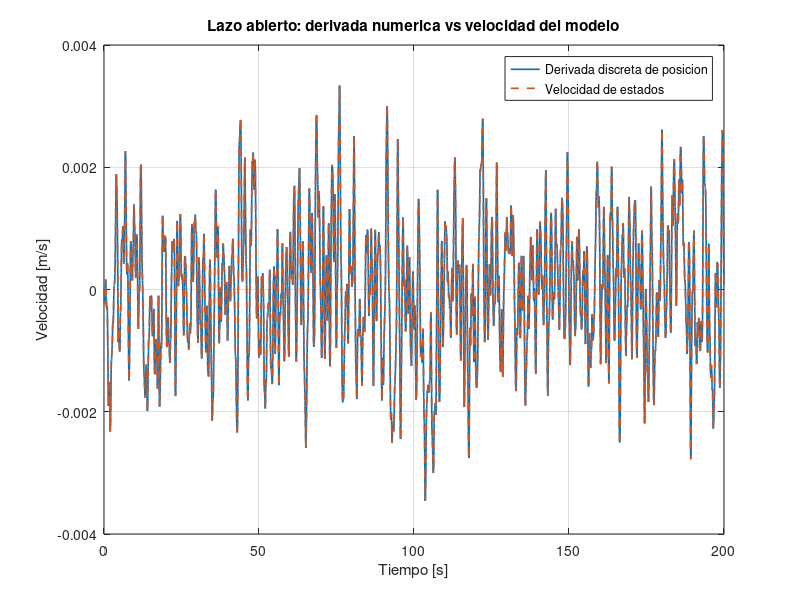
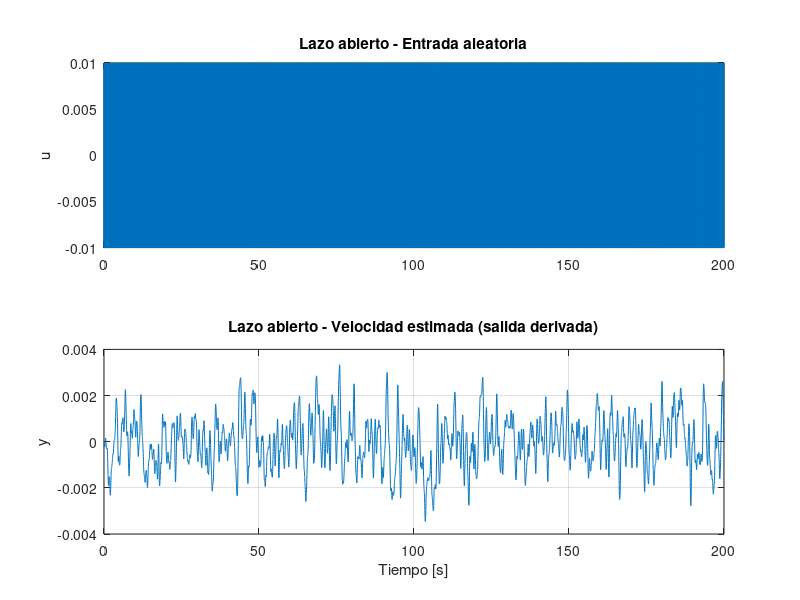

These figures' MATLAB source, in order: (Note: this script raises an error after producing the figures.)
clear; clc; close all;

%% IDENTIFICACION NO PARAMETRICA
% MODELO AUMENTADO DE CUARTO ORDEN
% Correlacion (tipo Pablo), ETFE y Welch

%% PARAMETROS
m = 33/1000;
b = 0.15;
g = 9.8;

fs = 50;
Ts = 1/fs;

%% MODELO LINEALIZADO DE CUARTO ORDEN

A = [0  1       0          0;
     0 -b/m     g          0;
     0  0       0          1;
     0  0     -33.1549   -9.736];

B = [0;
     0;
     0;
     11.4345];

C = [1 0 0 0];
D = 0;

sys_c = ss(A,B,C,D);

% Discretizacion
sys_or_d = c2d(sys_c,Ts,'zoh');

disp('Planta continua de cuarto orden:')
G = tf(sys_c)

disp('Planta discreta:')
Gd = tf(sys_or_d)

%% CONTROLADOR PROPORCIONAL
kp = 2;

%% EXCITACION ALEATORIA
n = 10000;
t = (0:n-1)'*Ts;

amplitud = 0.01;

rng(1);
u = amplitud*sign(randn(n,1));

%% IDENTIFICACION EN LAZO ABIERTO - SALIDA DERIVADA
% Planta original: u -> posicion x, con integrador.
% Planta a identificar: u -> velocidad v = dx/dt, sin integrador.
% La derivada se estima desde las muestras de posicion.
% Como comparacion teorica, la salida velocidad corresponde a x2.
C_vel = [0 1 0 0];
sys_vel_c = ss(A,B,C_vel,D);
sys_vel_d = c2d(sys_vel_c,Ts,'zoh');

Gdiff_d = tf([1 -1],[Ts 0],Ts) * tf(sys_or_d);
u_LA = u;
y_pos_LA = lsim(sys_or_d,u_LA,t);

% Diferencia hacia atras: evita usar muestras futuras.
% Se descarta la primera muestra para no introducir un valor artificial.
y_vel_LA = diff(y_pos_LA)/Ts;
u_LA = u_LA(2:end);
t_LA = t(2:end);
y_LA = y_vel_LA;

% Eliminar medias para la identificacion
u_LA_id = detrend(u_LA,0);
y_LA_id = detrend(y_LA,0);

% Comparacion entre derivada numerica y velocidad de estados
v_real_LA = lsim(sys_vel_d,u,t);
figure;
plot(t_LA,y_LA,'LineWidth',1.2); hold on;
plot(t_LA,v_real_LA(2:end),'--','LineWidth',1.2);
grid on; xlabel('Tiempo [s]'); ylabel('Velocidad [m/s]');
legend('Derivada discreta de posicion','Velocidad de estados','Location','best');
title('Lazo abierto: derivada numerica vs velocidad del modelo');

%% SEÑALES TEMPORALES LA

figure;

subplot(2,1,1)
plot(t_LA,u_LA)
grid on
ylabel('u')
title('Lazo abierto - Entrada aleatoria')

subplot(2,1,2)
plot(t_LA,y_LA)
grid on
xlabel('Tiempo [s]')
ylabel('y')
title('Lazo abierto - Velocidad estimada (salida derivada)')

%% RESPUESTA IMPULSIONAL REAL VS ESTIMADA - SALIDA DERIVADA
% Se agrega la comparacion al final del calculo de h_LA.
%% CORRELACION TIPO PABLO - Lazo Abierto
m_lags = 1600;

Rcov_LA = covf([y_LA_id u_LA_id],m_lags+1);

h_LA = Rcov_LA(2,:)'/Rcov_LA(4,1);
% covf estima coeficientes de respuesta al impulso discreta.
h_real_LA = Ts*impulse(Gdiff_d,(0:m_lags)'*Ts);
figure;
plot(0:m_lags,h_LA,'LineWidth',1.3); hold on;
plot(0:m_lags,h_real_LA,'--','LineWidth',1.3);
grid on; xlabel('Muestras k'); ylabel('h[k]');
legend('Correlacion covf','Modelo derivado real','Location','best');
title('Lazo abierto - Respuesta al impulso de velocidad');

%% CORRELACIONES PARA GRAFICAR - Lazo Abierto
[~,Rcra_LA,~] = cra([y_LA_id,u_LA_id],m_lags,20,0);

lags_LA = Rcra_LA(:,1);
tau_LA = lags_LA*Ts;

Ryy_LA = Rcra_LA(:,2);
Ruu_LA = Rcra_LA(:,3);
Ryu_LA = Rcra_LA(:,4);

Ryy_LA_n = Ryy_LA/max(abs(Ryy_LA));
Ruu_LA_n = Ruu_LA/max(abs(Ruu_LA));
Ryu_LA_n = Ryu_LA/max(abs(Ryu_LA));

figure;
plot(tau_LA,Ryy_LA_n,'LineWidth',1.5)
hold on
plot(tau_LA,Ruu_LA_n,'LineWidth',1.5)
plot(tau_LA,Ryu_LA_n,'LineWidth',1.5)
xline(0,'--')
grid on

xlabel('Retardo [s]')
ylabel('Correlacion normalizada')
legend('Ryy','Ruu','Ryu')
title('Correlaciones - Lazo abierto')

%% CORRELACION -> FRECUENCIA Lazo Abierto

Nfft = 2048;

Hcor_LA_fft = fft(h_LA,Nfft);

Npos = floor(Nfft/2)+1;

Hcor_LA_fft = Hcor_LA_fft(1:Npos);

Omega = (0:Npos-1)'*2*pi/Nfft;
w_cor = Omega/Ts;

% Eliminar continua
Hcor_LA_fft = Hcor_LA_fft(2:end);
w_cor = w_cor(2:end);

Hcor_LA = frd(Hcor_LA_fft,w_cor);

%% ETFE Lazo Abierto
datos_LA = iddata(y_LA_id,u_LA_id,Ts);
Hetfe_LA = etfe(datos_LA);

%% WELCH Lazo Abierto
Lventana = 512;
ventana = hann(Lventana);
solapamiento = floor(Lventana/2);

[Puu_LA,f] = pwelch(u_LA_id,ventana,solapamiento,Nfft,fs);

[Puy_LA,~] = cpsd(u_LA_id,y_LA_id,ventana,solapamiento,Nfft,fs);

Hwelch_LA_val = Puy_LA./Puu_LA;

w_welch_LA = 2*pi*f;

Hwelch_LA_val = Hwelch_LA_val(2:end);
w_welch_LA = w_welch_LA(2:end);

Hwelch_LA = frd(Hwelch_LA_val,w_welch_LA);

%% COHERENCIA Lazo Abierto

[C_LA,f_coh] = mscohere(u_LA_id,y_LA_id,ventana,solapamiento,Nfft,fs);

w_coh = 2*pi*f_coh;

%% SIMULACION EN LAZO CERRADO
% Transferencia r -> y
T_ry = feedback(kp*sys_or_d,1);

% Transferencia r -> u
T_ru = feedback(kp,sys_or_d);
if ~isstable(T_ry)
    warning('Lazo cerrado inestable con kp=%.3g. No interpretar estimaciones LC.',kp);
end

% Misma excitacion original que en lazo abierto (sin recortar)
r = u;

y_LC = lsim(T_ry,r,t);
u_LC = lsim(T_ru,r,t);

% Comprobacion
u_check = kp*(r-y_LC);

fprintf('Error maximo LC: %.3e\n',max(abs(u_LC-u_check)));

%% SEÑALES TEMPORALES Lazo Cerrado

figure;

subplot(3,1,1)
plot(t,r)
grid on
ylabel('r')
title('Referencia - Lazo cerrado')

subplot(3,1,2)
plot(t,u_LC)
grid on
ylabel('u')
title('Accion de control')

subplot(3,1,3)
plot(t,y_LC)
grid on
xlabel('Tiempo [s]')
ylabel('y')
title('Salida - Lazo cerrado')

%% IDENTIFICACION DE G CON DATOS EN Lazo Cerrado
u_LC_id = detrend(u_LC,0);
y_LC_id = detrend(y_LC,0);

%% CORRELACION TIPO PABLO - Lazo Cerrado

Rcov_LC = covf([y_LC_id u_LC_id],m_lags+1);

h_LC = Rcov_LC(2,:)'/Rcov_LC(4,1);

%% CORRELACIONES PARA GRAFICAR - Lazo Cerrado

[~,Rcra_LC,~] = cra([y_LC_id,u_LC_id],m_lags,20,0);

lags_LC = Rcra_LC(:,1);
tau_LC = lags_LC*Ts;

Ryy_LC = Rcra_LC(:,2);
Ruu_LC = Rcra_LC(:,3);
Ryu_LC = Rcra_LC(:,4);

Ryy_LC_n = Ryy_LC/max(abs(Ryy_LC));
Ruu_LC_n = Ruu_LC/max(abs(Ruu_LC));
Ryu_LC_n = Ryu_LC/max(abs(Ryu_LC));

figure;
plot(tau_LC,Ryy_LC_n,'LineWidth',1.5)
hold on
plot(tau_LC,Ruu_LC_n,'LineWidth',1.5)
plot(tau_LC,Ryu_LC_n,'LineWidth',1.5)
xline(0,'--')
grid on

xlabel('Retardo [s]')
ylabel('Correlacion normalizada')
legend('Ryy','Ruu','Ryu')
title('Correlaciones - Lazo cerrado')

%% CORRELACION -> FRECUENCIA Lazo Cerrado
Hcor_LC_fft = fft(h_LC,Nfft);

Hcor_LC_fft = Hcor_LC_fft(1:Npos);
Hcor_LC_fft = Hcor_LC_fft(2:end);

Hcor_LC = frd(Hcor_LC_fft,w_cor);

%% ETFE Lazo Cerrado
datos_LC = iddata(y_LC_id,u_LC_id,Ts);
Hetfe_LC = etfe(datos_LC);

%% WELCH Lazo Cerrado

[Puu_LC,f] = pwelch(u_LC_id,ventana,solapamiento,Nfft,fs);

[Puy_LC,~] = cpsd(u_LC_id,y_LC_id,ventana,solapamiento,Nfft,fs);

Hwelch_LC_val = Puy_LC./Puu_LC;

w_welch_LC = 2*pi*f;

Hwelch_LC_val = Hwelch_LC_val(2:end);
w_welch_LC = w_welch_LC(2:end);

Hwelch_LC = frd(Hwelch_LC_val,w_welch_LC);

%% COHERENCIA Lazo Cerrado

[C_LC,f_coh_LC] = mscohere(u_LC_id,y_LC_id,ventana,solapamiento,Nfft,fs);

w_coh_LC = 2*pi*f_coh_LC;

%% COMPARACION DE COHERENCIA

figure;

semilogx(w_coh(2:end),C_LA(2:end),'LineWidth',1.5)
hold on
semilogx(w_coh_LC(2:end),C_LC(2:end),'LineWidth',1.5)

grid on
xlabel('Frecuencia [rad/s]')
ylabel('Coherencia')
ylim([0 1.05])
xlim([0.1 100])

legend('Lazo abierto','Lazo cerrado')
title('Comparacion de coherencia')

%% IDENTIFICACION DE T = r -> y
r_id = detrend(r,0);

datos_T = iddata(y_LC_id,r_id,Ts);
Hetfe_T = etfe(datos_T);

%% WELCH r -> y

[Prr,f_T] = pwelch(r_id,ventana,solapamiento,Nfft,fs);

[Pry,~] = cpsd(r_id,y_LC_id,ventana,solapamiento,Nfft,fs);

Hwelch_T_val = Pry./Prr;

w_T = 2*pi*f_T;

Hwelch_T_val = Hwelch_T_val(2:end);
w_T = w_T(2:end);

Hwelch_T = frd(Hwelch_T_val,w_T);

%% GRAFICOS ADICIONALES BASADOS EN id_lazo_cerrado
% Identificacion de T: referencia r -> salida y_LC
% Se conserva el modelo aumentado de cuarto orden.

lags_T = 500;
% Para comparar coeficientes de respuesta al impulso discretos,
% multiplicamos por Ts la salida de impulse() (expresada por unidad de tiempo).
[h_cra_T, Rcra_T, ~] = cra(datos_T,lags_T,0,0);
h_cra_T = h_cra_T(:);
h_real_T = Ts*impulse(T_ry,(0:lags_T-1)'*Ts);
h_real_T = h_real_T(:);
k_T = (0:min(numel(h_cra_T),numel(h_real_T))-1)';

figure('Name','Impulso T: CRA vs real');
plot(k_T,h_cra_T(1:numel(k_T)),'LineWidth',1.5); hold on;
plot(k_T,h_real_T(1:numel(k_T)),'LineWidth',1.5);
grid on; xlabel('Muestra k'); ylabel('Respuesta al impulso');
legend('CRA','T real','Location','best');
title('Lazo cerrado: respuesta al impulso r -> y');

figure('Name','CRA T: respuesta impulsional');
cra(datos_T,lags_T,0,1);
title('CRA: respuesta al impulso de T (r -> y)');

figure('Name','CRA T: covarianzas');
cra(datos_T,lags_T,0,2);
title('CRA: autocovarianzas y covarianzas cruzadas (r,y)');

% Estimacion explicita tipo Pablo mediante covf
lags_cov_T = 100;
Rcov_T = covf([y_LC_id r_id],lags_cov_T+1);
h_cov_T = Rcov_T(2,:)'/Rcov_T(4,1);
h_real_cov_T = Ts*impulse(T_ry,(0:lags_cov_T)'*Ts);
h_real_cov_T = h_real_cov_T(:);
k_cov_T = (0:lags_cov_T)';
figure('Name','Impulso T: covf vs real');
plot(k_cov_T,h_cov_T,'LineWidth',1.5); hold on;
plot(k_cov_T,h_real_cov_T,'LineWidth',1.5);
grid on; xlabel('Muestra k'); ylabel('Respuesta al impulso');
legend('covf','T real','Location','best');
title('Lazo cerrado: correlacion tipo Pablo vs respuesta real');

figure('Name','Bode T real vs ETFE');
bode(T_ry,Hetfe_T); grid on;
legend('T real','ETFE','Location','best');
title('Transferencia r -> y: modelo real vs ETFE');

%% GRAFICOS COMPARATIVOS
wmin = 0.1;
wmax = 100;

wplot = logspace(log10(wmin),log10(wmax),1000)';

%% G REAL VS IDENTIFICACION Lazo Abierto

% Comparacion con la transferencia efectiva de la diferencia discreta:
% H_diff(z) = (1-z^-1)/Ts * G_pos(z).
% Esto es EXACTO para la derivada numerica usada en la identificacion.
Gdiff_d = tf([1 -1],[Ts 0],Ts) * tf(sys_or_d);
G_w = squeeze(freqresp(Gdiff_d,wplot));

ETFE_LA_w = squeeze(freqresp(Hetfe_LA,wplot));
Welch_LA_w = squeeze(freqresp(Hwelch_LA,wplot));
Cor_LA_w = squeeze(freqresp(Hcor_LA,wplot));

figure;

subplot(2,1,1)

semilogx(wplot,20*log10(abs(G_w)),'LineWidth',2)
hold on
semilogx(wplot,20*log10(abs(ETFE_LA_w)))
semilogx(wplot,20*log10(abs(Welch_LA_w)))
semilogx(wplot,20*log10(abs(Cor_LA_w)))

grid on
ylabel('Magnitud [dB]')
legend('G real','ETFE','Welch','Correlacion')
title('Lazo abierto - Entrada a velocidad (sin integrador)')

subplot(2,1,2)

semilogx(wplot,unwrap(angle(G_w))*180/pi,'LineWidth',2)
hold on
semilogx(wplot,unwrap(angle(ETFE_LA_w))*180/pi)
semilogx(wplot,unwrap(angle(Welch_LA_w))*180/pi)
semilogx(wplot,unwrap(angle(Cor_LA_w))*180/pi)
ylim([-400, 0]);

grid on
xlabel('Frecuencia [rad/s]')
ylabel('Fase [grados]')

%% G REAL VS IDENTIFICACION CON DATOS Lazo Cerrado

Gpos_w = squeeze(freqresp(sys_or_d,wplot));
ETFE_LC_w = squeeze(freqresp(Hetfe_LC,wplot));
Welch_LC_w = squeeze(freqresp(Hwelch_LC,wplot));
Cor_LC_w = squeeze(freqresp(Hcor_LC,wplot));

figure;

subplot(2,1,1)

semilogx(wplot,20*log10(abs(Gpos_w)),'LineWidth',2)
hold on
semilogx(wplot,20*log10(abs(ETFE_LC_w)))
semilogx(wplot,20*log10(abs(Welch_LC_w)))
semilogx(wplot,20*log10(abs(Cor_LC_w)))

grid on
ylabel('Magnitud [dB]')
legend('G real','ETFE','Welch','Correlacion')
title('Planta posicion original - Datos LC')

subplot(2,1,2)

semilogx(wplot,unwrap(angle(Gpos_w))*180/pi,'LineWidth',2)
hold on
semilogx(wplot,unwrap(angle(ETFE_LC_w))*180/pi)
semilogx(wplot,unwrap(angle(Welch_LC_w))*180/pi)
semilogx(wplot,unwrap(angle(Cor_LC_w))*180/pi)

grid on
xlabel('Frecuencia [rad/s]')
ylabel('Fase [grados]')

%% TRANSFERENCIA T = r -> y

T_w = squeeze(freqresp(T_ry,wplot));

ETFE_T_w = squeeze(freqresp(Hetfe_T,wplot));
Welch_T_w = squeeze(freqresp(Hwelch_T,wplot));

figure;

subplot(2,1,1)

semilogx(wplot,20*log10(abs(T_w)),'LineWidth',2)
hold on
semilogx(wplot,20*log10(abs(ETFE_T_w)))
semilogx(wplot,20*log10(abs(Welch_T_w)))

grid on
ylabel('Magnitud [dB]')
legend('T real','ETFE','Welch')
title('Transferencia r -> y - Cuarto orden')

subplot(2,1,2)

semilogx(wplot,unwrap(angle(T_w))*180/pi,'LineWidth',2)
hold on
semilogx(wplot,unwrap(angle(ETFE_T_w))*180/pi)
semilogx(wplot,unwrap(angle(Welch_T_w))*180/pi)

grid on
xlabel('Frecuencia [rad/s]')
ylabel('Fase [grados]')

%% PSD de la señal de excitación - Lazo abierto

% Estimación de la densidad espectral de potencia
% mediante el método de Welch
[PSD_u, f] = pwelch(u_LA, [], [], [], fs);

% Convertir frecuencia de Hz a rad/s
w = 2*pi*f;

figure('Name','PSD de la entrada aleatoria - LA');

plot(w, 10*log10(PSD_u), 'LineWidth', 1.5);
grid on;

xlabel('Frecuencia [rad/s]');
ylabel('PSD [dB/Hz]');
title('Densidad espectral de potencia de la entrada - LA');

xlim([0 100]);
